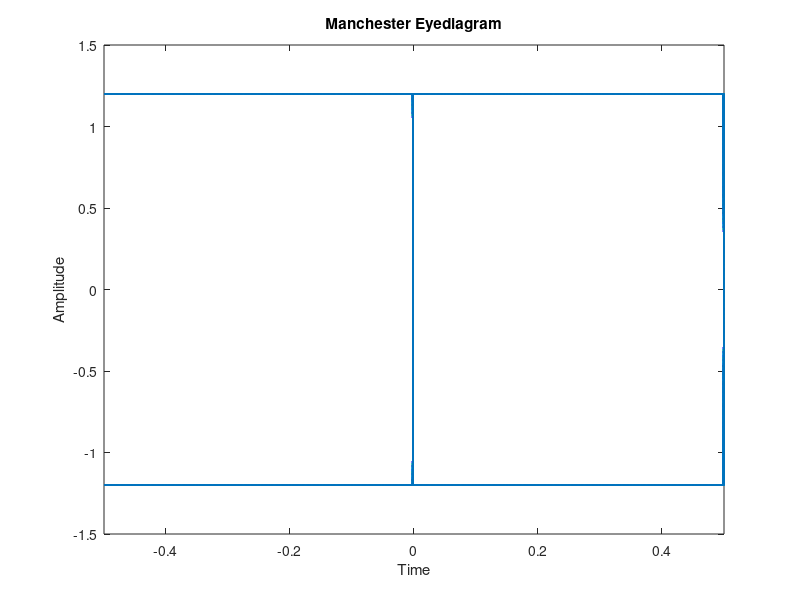
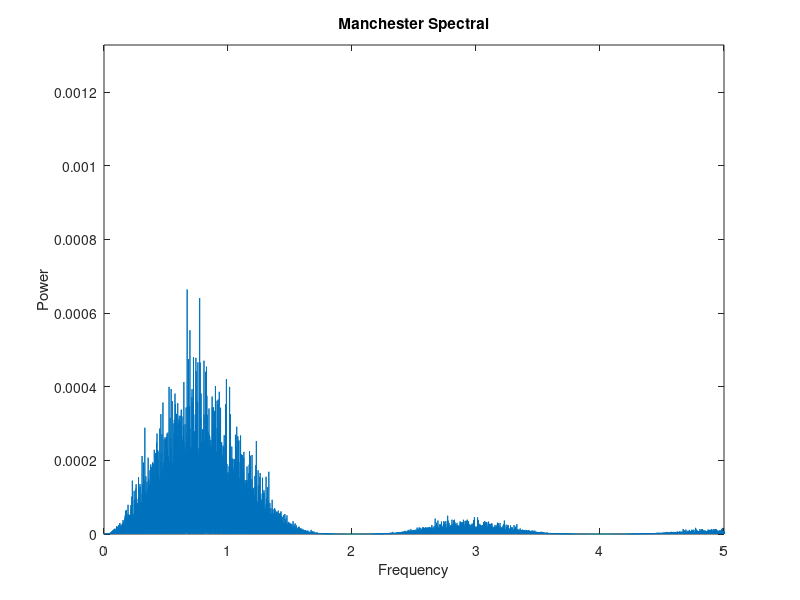
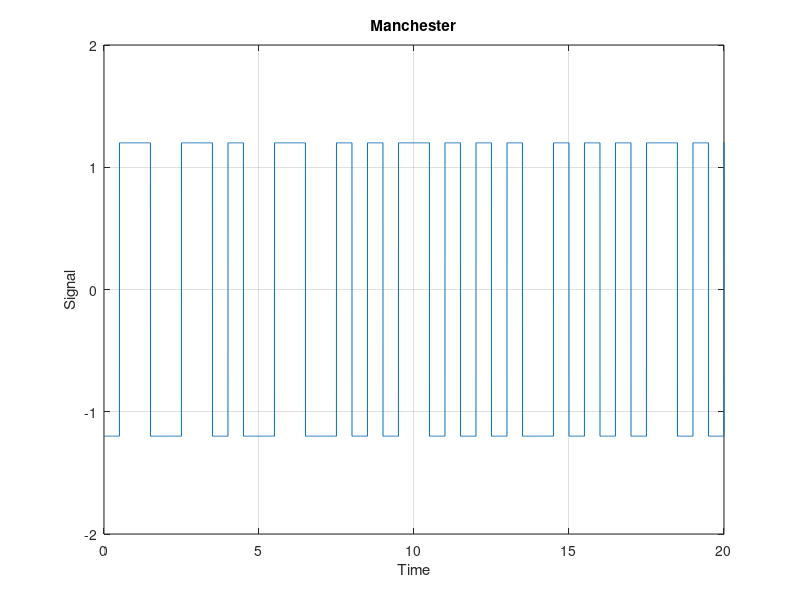
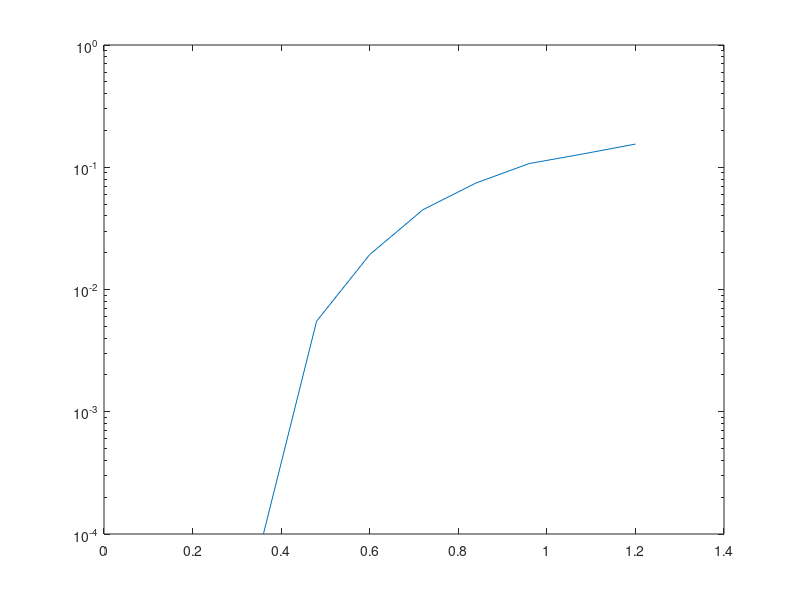

These charts were generated, in order, by the following MATLAB code:
total_BER2=[];
bits = randi([0, 1], 1, 10000);
n=800;
T=length(bits);
N=n*length(bits);
dt=T/N;
t=0:dt:(T-dt);
sig=zeros(1,length(t));
for i=1:length(bits);
  if bits(i)==1
     sig((i-1)*n+1:(i-1)*n+n/2) = 1.2;
    sig((i-1)*n+n/2:i*n) = -1.2;
  else
    sig((i-1)*n+1:(i-1)*n+n/2) = -1.2;
    sig((i-1)*n+n/2:i*n) = 1.2;
   end
end

#Plot Signal
figure(4);
plot(t,sig),axis([0,20,-2,2]);
xlabel("Time");
ylabel("Signal");
title("Manchester");
grid on;

#EyeDiagram
eyediagram(sig,800,1,400);
xlabel("Time");
ylabel("Amplitude");
title("Manchester Eyediagram");

#spectral domain
df = 1/T;
fs= 1/dt;
if (rem(N,2)==0)
f=- (0.5 * fs) : df : (0.5*fs - df) ;
else
f=- (0.5*fs-0.5*df) : df : (0.5*fs -0.5*df) ;
end
M=fftshift(fft(sig))/N;
PSD_y=power(abs(M),2);
figure(3);
plot (f,PSD_y),axis([0,5,0,2*max(PSD_y)]);
xlabel("Frequency");
ylabel("Power");
title("Manchester Spectral");

H=abs(f)<1;
k = real(ifft(ifftshift(H.*M))*N);


#Reciever without Noise
#decision code 1
for i=1:length(bits);
  if  (k(((i-1)*n+i*n-n/2)/2)< 0);
      k((i-1)*n+1:(i-1)*n+n/2) = -1.2;
    k((i-1)*n+n/2:i*n) = 1.2;
   else
    k((i-1)*n+1:(i-1)*n+n/2) = 1.2;
    k((i-1)*n+n/2:i*n) = -1.2;
  end
end

#compare 1
error_bits_1=0;
 for i=1:length(bits);
  if  k(((i-1)*n+i*n-n/2)/2)!=sig(((i-1)*n+i*n-n/2)/2);
    error_bits_1++;
  end
end
BER1=error_bits_1/length(bits);
disp(BER1);

#Reciever with noise
for sigma = 0:0.12:1.2
noise=sigma*randn(1,length(t));
k1=k+noise;

#decision code 2
for i=1:length(bits);
  if  (k1(((i-1)*n+i*n-n/2)/2)< 0);
      k1((i-1)*n+1:(i-1)*n+n/2) = -1.2;
    k1((i-1)*n+n/2:i*n) = 1.2;
   else
    k1((i-1)*n+1:(i-1)*n+n/2) = 1.2;
    k1((i-1)*n+n/2:i*n) = -1.2;
  end
end

#compare 2
error_bits_2=0;
 for i=1:length(bits);
  if  k1(((i-1)*n+i*n)/2)!=sig(((i-1)*n+i*n)/2);
   error_bits_2++;
  end
end
BER2=error_bits_2/length(bits);
total_BER2 =[total_BER2 BER2];
disp(BER2);
end

figure(20);
sigma =[0:0.12:1.2];
semilogy(sigma,total_BER2);
hold on;
